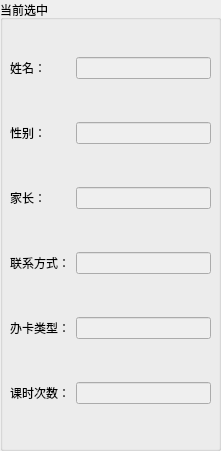
    <widget class="QGroupBox" name="groupBox_5">
     <property name="geometry">
      <rect>
       <x>300</x>
       <y>50</y>
       <width>221</width>
       <height>451</height>
      </rect>
     </property>
     <property name="title">
      <string>当前选中</string>
     </property>
     <widget class="QWidget" name="layoutWidget">
      <property name="geometry">
       <rect>
        <x>10</x>
        <y>20</y>
        <width>201</width>
        <height>421</height>
       </rect>
      </property>
      <layout class="QGridLayout" name="gridLayout_3">
       <item row="0" column="0">
        <widget class="QLabel" name="label_5">
         <property name="text">
          <string>姓名：</string>
         </property>
        </widget>
       </item>
       <item row="0" column="1">
        <widget class="QLineEdit" name="le_choose_name">
         <property name="enabled">
          <bool>false</bool>
         </property>
        </widget>
       </item>
       <item row="1" column="0">
        <widget class="QLabel" name="label_7">
         <property name="text">
          <string>性别：</string>
         </property>
        </widget>
       </item>
       <item row="1" column="1">
        <widget class="QLineEdit" name="le_choose_gender">
         <property name="enabled">
          <bool>false</bool>
         </property>
        </widget>
       </item>
       <item row="2" column="0">
        <widget class="QLabel" name="label_10">
         <property name="text">
          <string>家长：</string>
         </property>
        </widget>
       </item>
       <item row="2" column="1">
        <widget class="QLineEdit" name="le_choose_parent">
         <property name="enabled">
          <bool>false</bool>
         </property>
        </widget>
       </item>
       <item row="3" column="0">
        <widget class="QLabel" name="label_6">
         <property name="text">
          <string>联系方式：</string>
         </property>
        </widget>
       </item>
       <item row="3" column="1">
        <widget class="QLineEdit" name="le_choose_phone">
         <property name="enabled">
          <bool>false</bool>
         </property>
        </widget>
       </item>
       <item row="4" column="0">
        <widget class="QLabel" name="label_8">
         <property name="text">
          <string>办卡类型：</string>
         </property>
        </widget>
       </item>
       <item row="4" column="1">
        <widget class="QLineEdit" name="le_choose_type">
         <property name="enabled">
          <bool>false</bool>
         </property>
        </widget>
       </item>
       <item row="5" column="0">
        <widget class="QLabel" name="label_9">
         <property name="text">
          <string>课时次数：</string>
         </property>
        </widget>
       </item>
       <item row="5" column="1">
        <widget class="QLineEdit" name="le_choose_left">
         <property name="enabled">
          <bool>false</bool>
         </property>
        </widget>
       </item>
      </layout>
     </widget>
    </widget>
